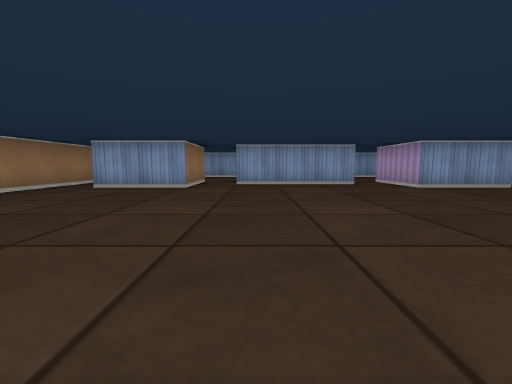
View 1 (above)

17 first-person views from a walk through a cub3D maze. The camera is about half as high as the walls, tilts 6° down and sees 90° across. The floor is counted in squares. Each view is taken from the middle of a square. On the plan, view 1 faces up. The plan holds only what a view shows up to about 9 squares ahead; the rest is blank.

View 2
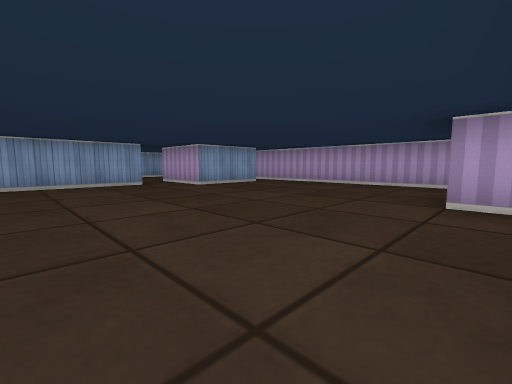

View 3
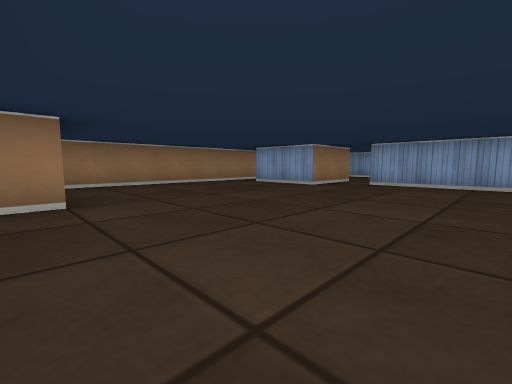

View 4
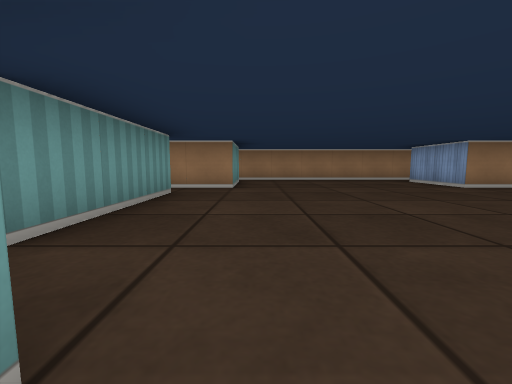

View 5
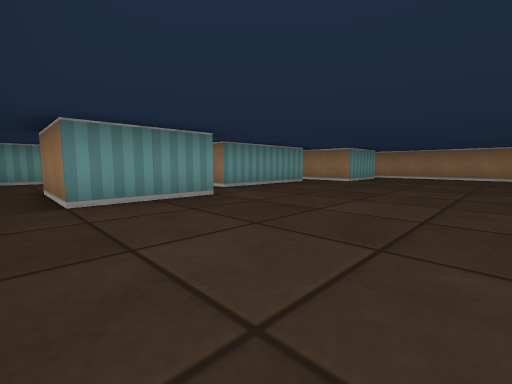

View 6
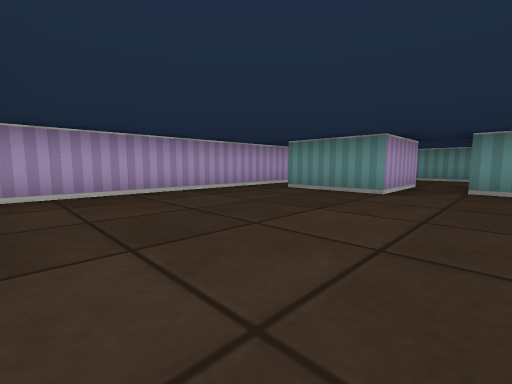

View 7
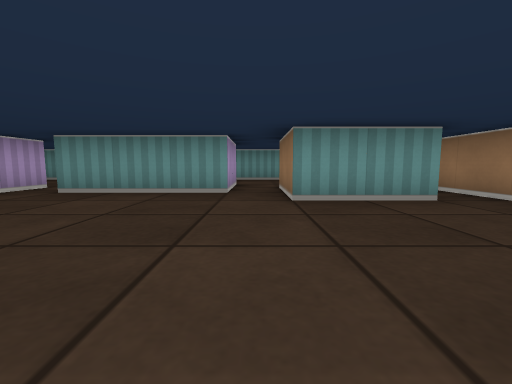

View 8
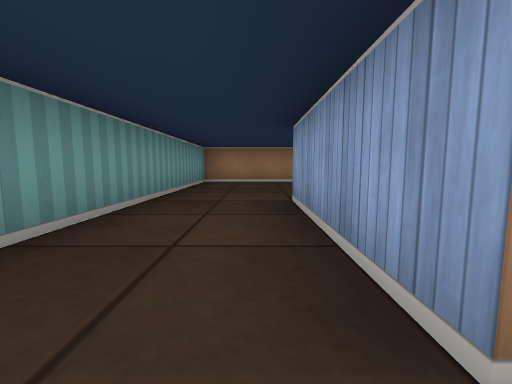

View 9
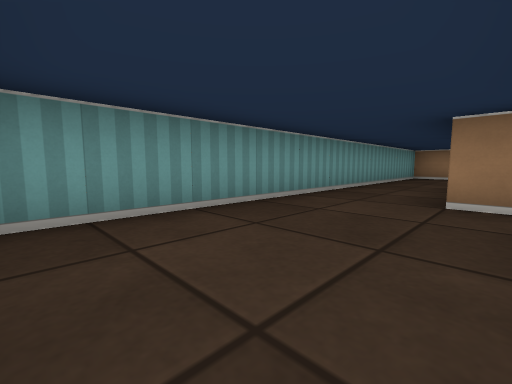

View 10
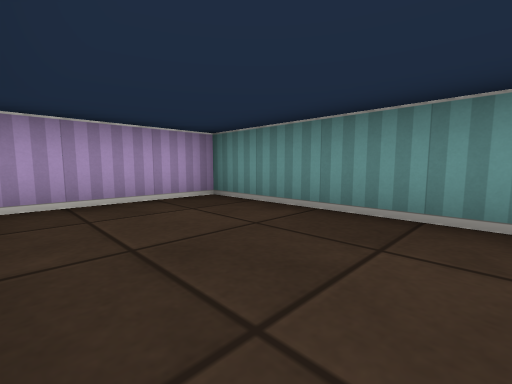

View 11
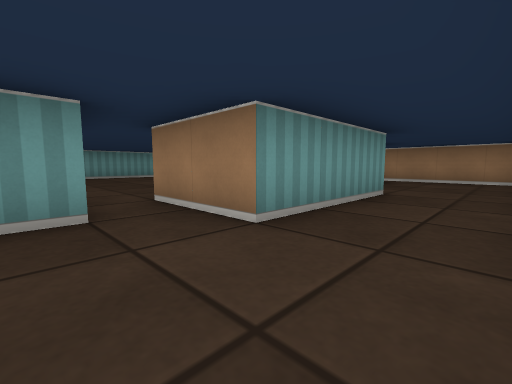

View 12
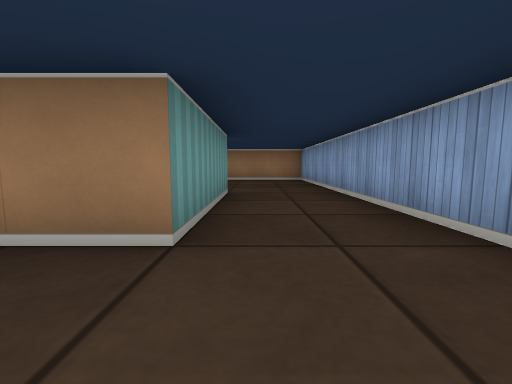

View 13
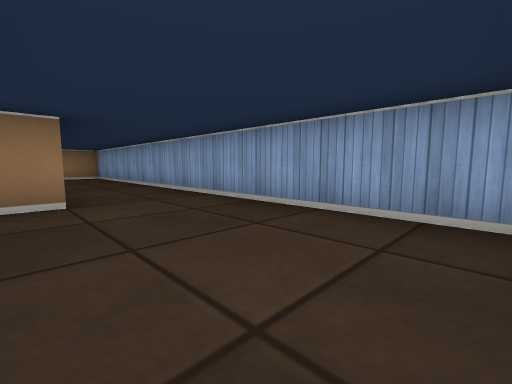

View 14
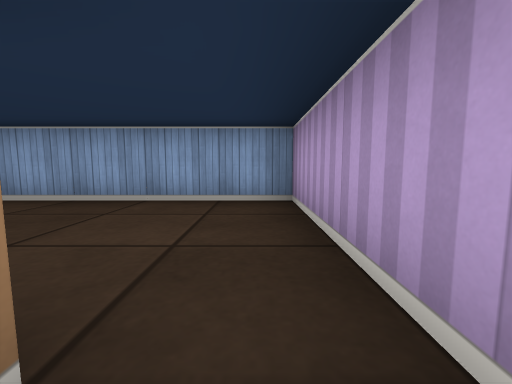

View 15
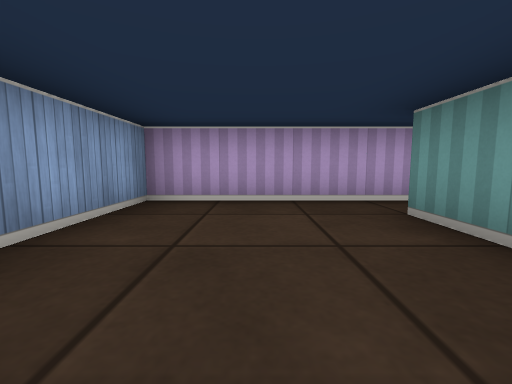

View 16
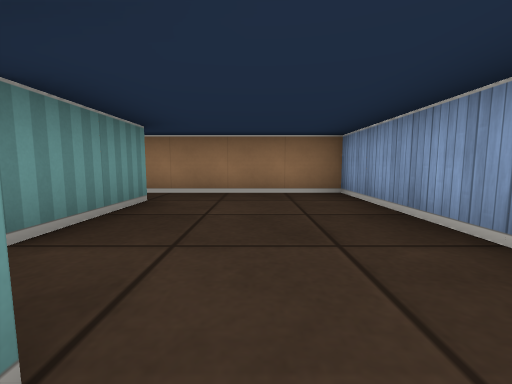

View 17
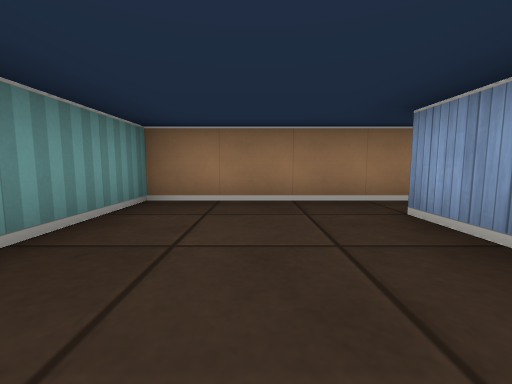

### Floor plan
Ten units are one square. View 1 is at (0, 0); x grows to the right and y downward. Boxes are objects, and circles mark ways between rooms. Rooms are numbered by the first view taken in them; rooms with no view inside come last. Other rooms are left out.
<svg viewBox="-50 -110 120 160">
<path fill="none" stroke="#000" d="M-5 5 25 5M25 -65 -5 -65M-15 -65 -15 -55 -35 -55M35 5 35 -5 55 -5M55 -55 35 -55 35 -65M-36 -5 -15 -5 -15 4M-45 -55 -45 -5M65 -5 65 -55M25 5 25 25 -5 25 -5 5M35 15 35 5M-15 4 -15 14M-24 15 -35 15M55 -5 55 15M-45 -5 -45 45 65 45 65 -5M-5 -85 25 -85 25 -65M35 -65 35 -75 55 -75M-35 -75 -15 -75 -15 -65M65 -55 65 -105 -45 -105 -45 -55"/>
<circle cx="-10" cy="10" r="3" fill="#2a7"/>
<circle cx="-40" cy="5" r="3" fill="#2a7"/>
<circle cx="30" cy="10" r="3" fill="#2a7"/>
<circle cx="60" cy="5" r="3" fill="#2a7"/>
<circle cx="-10" cy="-70" r="3" fill="#2a7"/>
<circle cx="-40" cy="-65" r="3" fill="#2a7"/>
<circle cx="30" cy="-70" r="3" fill="#2a7"/>
<circle cx="60" cy="-65" r="3" fill="#2a7"/>
<text x="10" y="-30">1</text>
<text x="10" y="30">2</text>
<text x="10" y="-90">3</text>
</svg>
Room 1 opens to room 2. Room 1 opens to room 3.

Where each view was taken, in squares from view 1:
view 1: 0 up, 0 right, facing up
view 2: 0 up, 0 right, facing up-right
view 3: 0 up, 2 right, facing up-left
view 4: 1 up, 4 right, facing left
view 5: 4 up, 6 right, facing down-left
view 6: 5 up, 2 right, facing down-right
view 7: 4 up, 1 left, facing down
view 8: 3 down, 3 right, facing left
view 9: 2 down, 6 right, facing down-left
view 10: 2 down, 3 right, facing down-right
view 11: 10 up, 4 right, facing down-left
view 12: 9 up, 4 right, facing left
view 13: 8 up, 6 right, facing up-left
view 14: 7 up, 6 right, facing up
view 15: 9 up, 3 right, facing right
view 16: 9 up, 0 right, facing left
view 17: 3 down, 1 left, facing left
